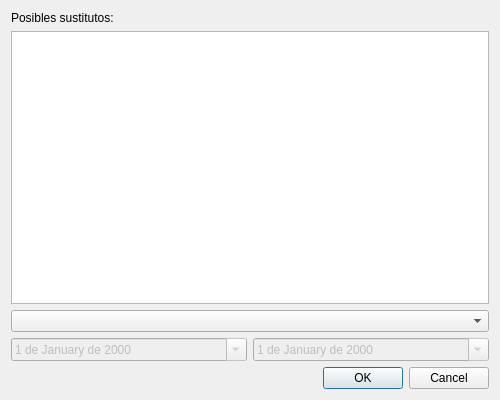
<?xml version="1.0" encoding="UTF-8"?>
<ui version="4.0">
 <class>Dialog</class>
 <widget class="QDialog" name="Dialog">
  <property name="geometry">
   <rect>
    <x>0</x>
    <y>0</y>
    <width>500</width>
    <height>400</height>
   </rect>
  </property>
  <property name="windowTitle">
   <string>Asignar personal</string>
  </property>
  <layout class="QGridLayout" name="gridLayout">
   <item row="3" column="1">
    <widget class="QDialogButtonBox" name="buttonBox">
     <property name="orientation">
      <enum>Qt::Horizontal</enum>
     </property>
     <property name="standardButtons">
      <set>QDialogButtonBox::Cancel|QDialogButtonBox::Ok</set>
     </property>
     <property name="centerButtons">
      <bool>false</bool>
     </property>
    </widget>
   </item>
   <item row="0" column="1">
    <layout class="QVBoxLayout" name="verticalLayout">
     <item>
      <widget class="QLabel" name="label">
       <property name="text">
        <string>Posibles sustitutos:</string>
       </property>
      </widget>
     </item>
     <item>
      <widget class="QTableView" name="sustitutos_view">
       <property name="alternatingRowColors">
        <bool>true</bool>
       </property>
       <property name="selectionMode">
        <enum>QAbstractItemView::SingleSelection</enum>
       </property>
       <property name="selectionBehavior">
        <enum>QAbstractItemView::SelectRows</enum>
       </property>
       <property name="sortingEnabled">
        <bool>false</bool>
       </property>
       <attribute name="verticalHeaderVisible">
        <bool>false</bool>
       </attribute>
      </widget>
     </item>
     <item>
      <widget class="QComboBox" name="modo_cbox"/>
     </item>
     <item>
      <layout class="QHBoxLayout" name="horizontalLayout">
       <item>
        <widget class="QDateEdit" name="inicio_dedit">
         <property name="enabled">
          <bool>false</bool>
         </property>
         <property name="displayFormat">
          <string>d 'de' MMMM 'de' yyyy</string>
         </property>
         <property name="calendarPopup">
          <bool>true</bool>
         </property>
        </widget>
       </item>
       <item>
        <widget class="QDateEdit" name="final_dedit">
         <property name="enabled">
          <bool>false</bool>
         </property>
         <property name="displayFormat">
          <string>d 'de' MMMM 'de' yyyy</string>
         </property>
         <property name="calendarPopup">
          <bool>true</bool>
         </property>
        </widget>
       </item>
      </layout>
     </item>
    </layout>
   </item>
  </layout>
 </widget>
 <tabstops>
  <tabstop>sustitutos_view</tabstop>
  <tabstop>buttonBox</tabstop>
 </tabstops>
 <resources/>
 <connections>
  <connection>
   <sender>buttonBox</sender>
   <signal>rejected()</signal>
   <receiver>Dialog</receiver>
   <slot>reject()</slot>
   <hints>
    <hint type="sourcelabel">
     <x>325</x>
     <y>390</y>
    </hint>
    <hint type="destinationlabel">
     <x>286</x>
     <y>274</y>
    </hint>
   </hints>
  </connection>
 </connections>
</ui>
